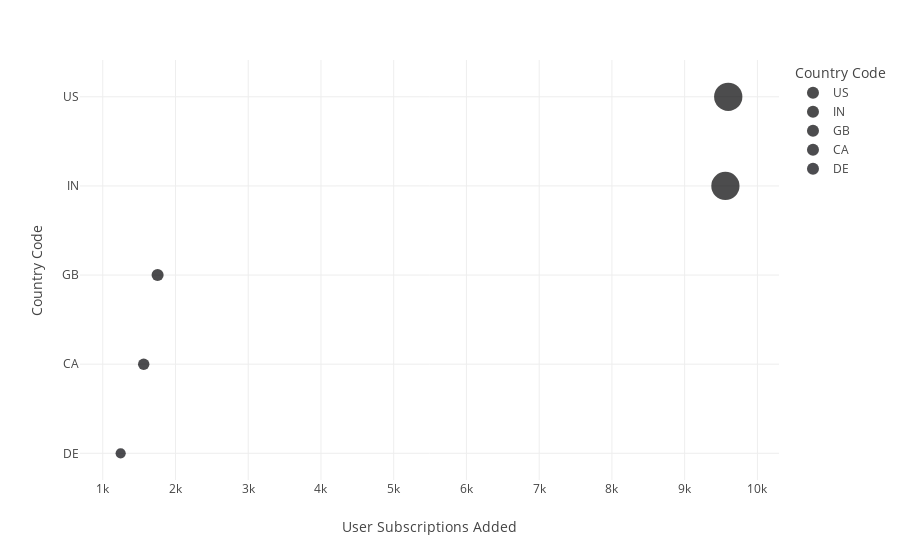

This figure's notebook cell:
### Code cell
fig = px.scatter(top_core_aud, x="User Subscriptions Added", y="Country Code", color="Country Code",
                 size='User Subscriptions Added', hover_data=['User Subscriptions Added',"Country Code"])
fig.show()

### Figure 1 — Plotly figure (JSON) as saved in the notebook; plotly's stock layout.template omitted (floating-point values rounded to 4 significant figures)
{"data": [{"hovertemplate": "Country Code=%{y}<br>User Subscriptions Added=%{marker.size}<extra></extra>", "legendgroup": "US", "marker": {"color": "#000001", "size": [9599], "sizemode": "area", "sizeref": 24.0, "symbol": "circle"}, "mode": "markers", "name": "US", "orientation": "h", "showlegend": true, "type": "scatter", "x": [9599], "xaxis": "x", "y": ["US"], "yaxis": "y"}, {"hovertemplate": "Country Code=%{y}<br>User Subscriptions Added=%{marker.size}<extra></extra>", "legendgroup": "IN", "marker": {"color": "#000002", "size": [9560], "sizemode": "area", "sizeref": 24.0, "symbol": "circle"}, "mode": "markers", "name": "IN", "orientation": "h", "showlegend": true, "type": "scatter", "x": [9560], "xaxis": "x", "y": ["IN"], "yaxis": "y"}, {"hovertemplate": "Country Code=%{y}<br>User Subscriptions Added=%{marker.size}<extra></extra>", "legendgroup": "GB", "marker": {"color": "#000003", "size": [1754], "sizemode": "area", "sizeref": 24.0, "symbol": "circle"}, "mode": "markers", "name": "GB", "orientation": "h", "showlegend": true, "type": "scatter", "x": [1754], "xaxis": "x", "y": ["GB"], "yaxis": "y"}, {"hovertemplate": "Country Code=%{y}<br>User Subscriptions Added=%{marker.size}<extra></extra>", "legendgroup": "CA", "marker": {"color": "#000004", "size": [1563], "sizemode": "area", "sizeref": 24.0, "symbol": "circle"}, "mode": "markers", "name": "CA", "orientation": "h", "showlegend": true, "type": "scatter", "x": [1563], "xaxis": "x", "y": ["CA"], "yaxis": "y"}, {"hovertemplate": "Country Code=%{y}<br>User Subscriptions Added=%{marker.size}<extra></extra>", "legendgroup": "DE", "marker": {"color": "#000005", "size": [1246], "sizemode": "area", "sizeref": 24.0, "symbol": "circle"}, "mode": "markers", "name": "DE", "orientation": "h", "showlegend": true, "type": "scatter", "x": [1246], "xaxis": "x", "y": ["DE"], "yaxis": "y"}], "layout": {"legend": {"itemsizing": "constant", "title": {"text": "Country Code"}, "tracegroupgap": 0}, "margin": {"t": 60}, "xaxis": {"anchor": "y", "domain": [0, 1], "title": {"text": "User Subscriptions Added"}}, "yaxis": {"anchor": "x", "categoryarray": ["DE", "CA", "GB", "IN", "US"], "categoryorder": "array", "domain": [0, 1], "title": {"text": "Country Code"}}}}
